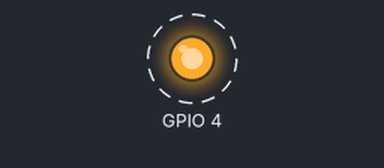
Simulated run of this sketch. Board: ESP32. Shown: output pins drawn as LEDs (lit = HIGH). Dashed ring = blinking. What the sketch prints to the serial monitor is not drawn.

Above: at 0.2 s.
Timing chart, 0 to 3.0 s (numbered marks = the images above):
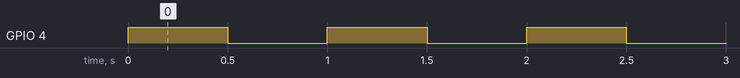

Measured:
- by itself, GPIO 4: alternates HIGH for 0.50 s and LOW for 0.50 s

The sketch:

led_test.ino
```cpp
void setup() {
  Serial.begin(115200);
  Serial.println("My first ESP32 program");
  pinMode(4,OUTPUT);
}

void loop() {
  digitalWrite(4, HIGH); // Blue LED on
  delay(500); // wait during 500 ms
  digitalWrite(4, LOW); // Blue LED off
  delay(500); // wait during 500 ms
}
```
